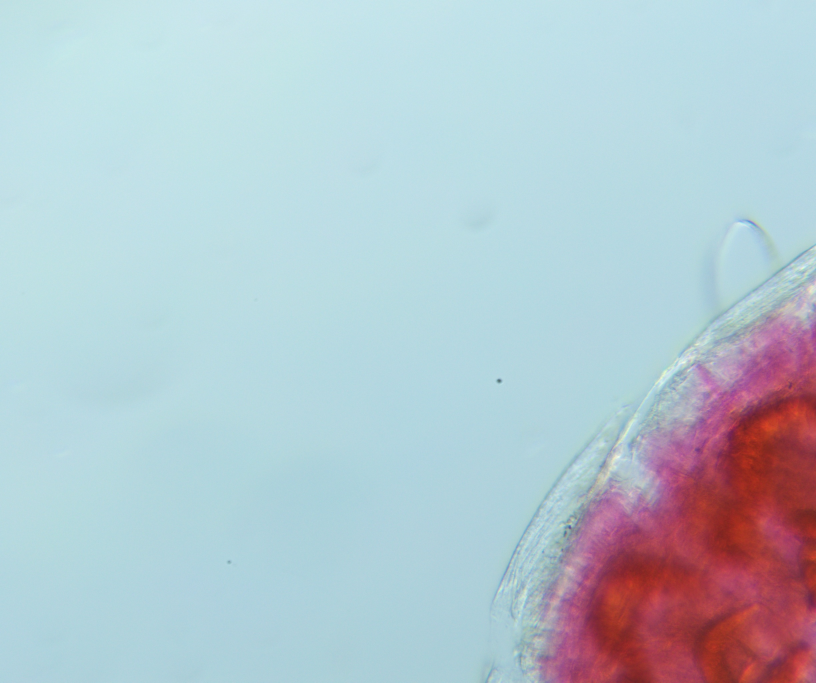
#> input picture snapshots/snapshot_20250930_101356.jpg, 2448 x 2048 px, given in place of tile_0_0.tif, which was not available (shown at 1/3 size)
$ jupyter execute Stitching.ipynb
#> lines starting #> are read from the running program, lines starting #| are printed output that depends on the picture; pictures that were not available may be replaced by others from this repository, and a replacement may not be noted
#> (reads metadata.json from the repository)
[cell 1]
# Import library yang dibutuhkan
import json
import networkx as nx
import matplotlib.pyplot as plt

print("Library siap digunakan!")

[cell 2]
def create_adjacency_graph_FINAL(metadata):
    """
    Fungsi FINAL untuk membuat adjacency graph.
    Menggunakan logika Bounding Box Overlap yang benar.
    """
    G = nx.Graph()
    tiles = metadata['image_tiles']

    # Asumsi PENTING:
    # Fungsi ini mengasumsikan bahwa 'position_x_um' dan 'position_y_um'
    # di metadatamu sebenarnya adalah posisi dalam satuan PIKSEL, bukan mikron.
    # Ini berdasarkan angka-angka yang kita lihat sebelumnya (misal, 1884px).

    # Tambahkan semua tile sebagai node, simpan data pentingnya
    for tile in tiles:
        G.add_node(
            tile['file_name'],
            pos_x=tile['position_x_um'],
            pos_y=tile['position_y_um'],
            width=tile['width_pixels'],
            height=tile['height_pixels']
        )

    # Iterasi untuk mencari tumpang tindih
    list_of_nodes = list(G.nodes(data=True))
    for i in range(len(list_of_nodes)):
        for j in range(i + 1, len(list_of_nodes)):
            # Ambil data node A dan B
            node_a_name, data_a = list_of_nodes[i]
            node_b_name, data_b = list_of_nodes[j]

            # LOGIKA DETEKSI OVERLAP YANG BENAR
            # Dua kotak tumpang tindih jika kondisi ini terpenuhi di kedua sumbu (X dan Y)
            x_overlap = (data_a['pos_x'] < data_b['pos_x'] + data_b['width']) and \
                        (data_a['pos_x'] + data_a['width'] > data_b['pos_x'])

            y_overlap = (data_a['pos_y'] < data_b['pos_y'] + data_b['height']) and \
                        (data_a['pos_y'] + data_a['height'] > data_b['pos_y'])

            # Jika tumpang tindih di kedua sumbu, buat koneksi
            if x_overlap and y_overlap:
                G.add_edge(node_a_name, node_b_name)

    return G

print("Fungsi 'create_adjacency_graph_FINAL' (versi paling benar) siap.")

[cell 3]
# Pastikan nama file JSON sesuai dengan file sampeyan
nama_file_metadata = 'metadata.json' # <-- Ganti jika nama file beda

# Baca file metadata asli sampeyan
with open(nama_file_metadata, 'r') as f:
    loaded_metadata = json.load(f)

# Buat grafnya menggunakan FUNGSI YANG SUDAH DIPERBAIKI!
adjacency_graph = create_adjacency_graph_FINAL(loaded_metadata)

# Tampilkan informasi dasar tentang graf yang dihasilkan
print("Graf berhasil dibuat!")
print(f"Jumlah Node (tile): {adjacency_graph.number_of_nodes()}")
print(f"Jumlah Edge (hubungan): {adjacency_graph.number_of_edges()}")

# Opsional: Tampilkan beberapa edge pertama jika terlalu banyak
print("\nDaftar Edge (5 pertama):")
for i, edge in enumerate(adjacency_graph.edges()):
    if i >= 5:
        break
    print(edge)

[cell 4]
# Atur ukuran gambar agar lebih besar
plt.figure(figsize=(8, 6))

# Gambar grafnya
nx.draw(adjacency_graph, with_labels=True, node_color='skyblue', node_size=2000, font_size=10, font_weight='bold', edge_color='gray')

plt.title("Visualisasi Tile Adjacency Graph")
plt.show()
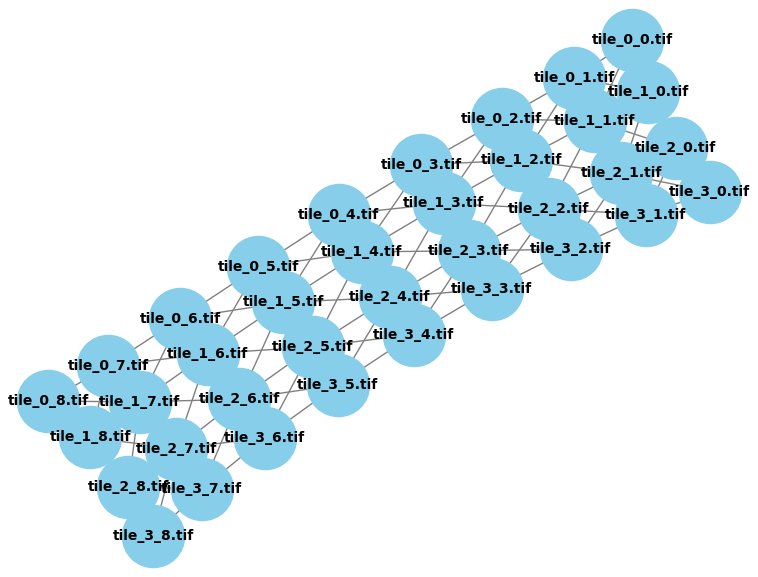
#> figure drawn by matplotlib, 1 panel

[cell 5]
# 1. Membuat dictionary posisi dari atribut node yang sudah kita simpan
# Formatnya: {nama_node: (posisi_x, posisi_y)}
pos = {node: (data['pos_x'], data['pos_y'])
       for node, data in adjacency_graph.nodes(data=True)}

# 2. Mengatur ukuran gambar agar lebih besar dan proporsional
plt.figure(figsize=(12, 8))

# 3. Menggambar graf dengan parameter 'pos'
nx.draw(adjacency_graph,
        pos=pos,  # <-- INI KUNCINYA!
        with_labels=True,
        node_color='skyblue',
        node_size=2000,
        font_size=8,
        width=1.5, # Lebar garis edge
        edge_color='gray')

# 4. (Penting) Membalik sumbu Y agar sesuai dengan layout gambar
# Biasanya (0,0) di plot ada di kiri bawah, sementara di gambar/stage ada di kiri atas
plt.gca().invert_yaxis()
plt.title("Visualisasi Graf dengan Layout Spasial (Posisi Asli)")
plt.show()
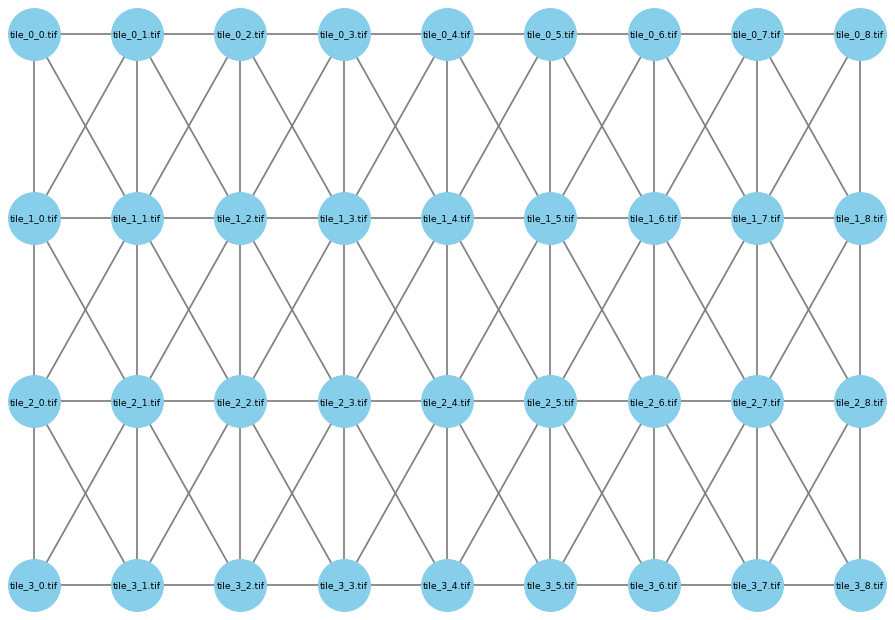
#> figure drawn by matplotlib, 1 panel

[cell 6]
# Melanjutkan dari notebook sebelumnya...
# Library yang sudah ada: json, networkx, matplotlib.pyplot
# Library baru untuk tahap ini:
import os
import cv2
import numpy as np
from skimage.feature import match_template
import random
from tqdm import tqdm

print("Library tambahan untuk pemrosesan gambar siap.")

[cell 7]
import itertools

def get_non_adjacent_pairs(graph, num_pairs):
    """Memilih pasangan node acak yang tidak terhubung di graf."""
#> called with num_pairs = 1000
    nodes = list(graph.nodes())
    existing_edges = set(graph.edges())

    non_adjacent_pairs = []
    # Loop untuk mencari pasangan yang tidak terhubung
    # Ini mungkin tidak efisien untuk graf sangat besar, tapi cukup untuk sekarang
    for pair in itertools.combinations(nodes, 2):
        # Pastikan urutan pair konsisten untuk pengecekan
        sorted_pair = tuple(sorted(pair))
        if sorted_pair not in existing_edges:
            non_adjacent_pairs.append(pair)

    # Ambil sampel acak dari semua pasangan yang tidak terhubung
    if len(non_adjacent_pairs) < num_pairs:
        print(f"Peringatan: Hanya ditemukan {len(non_adjacent_pairs)} pasangan non-adjacent.")
        return non_adjacent_pairs

    return random.sample(non_adjacent_pairs, num_pairs)

print("Fungsi get_non_adjacent_pairs siap.")

[cell 8]
import cv2
from skimage.feature import match_template
import numpy as np

def calculate_ncc_for_pair_FAST(tile1_path, tile2_path, scale_factor=0.25):
    """
    Versi CEPAT dari fungsi sebelumnya.
    Gambar akan dikecilkan terlebih dahulu (faktor 0.25 = 1/4 ukuran) sebelum dihitung NCC-nya.
    """
#> called with scale_factor = 0.25
    try:
        image = cv2.imread(tile1_path, cv2.IMREAD_GRAYSCALE)
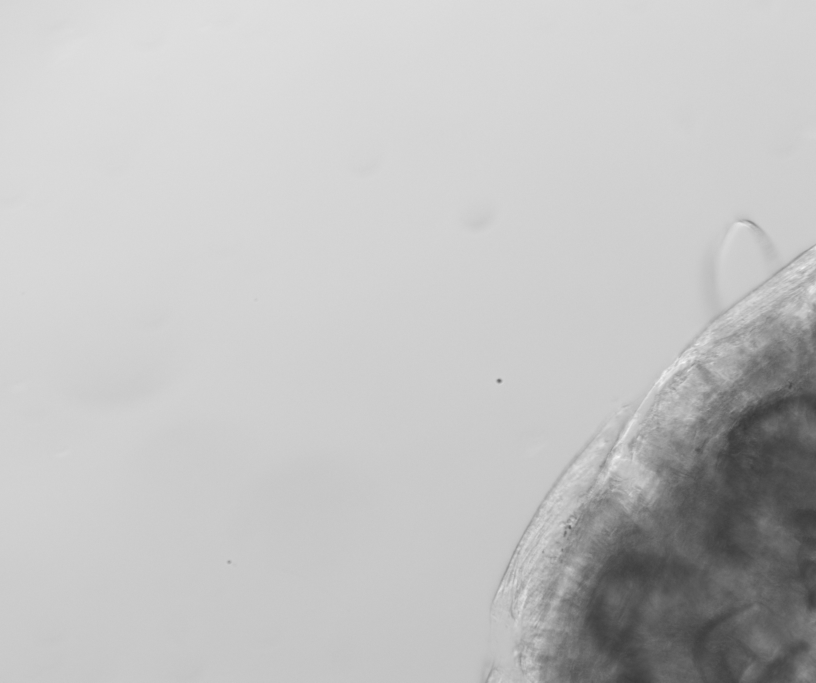
#> image: shape (2048, 2448) (shown at 1/3 size); min 55, max 248, mean 193.9
        template_full = cv2.imread(tile2_path, cv2.IMREAD_GRAYSCALE)
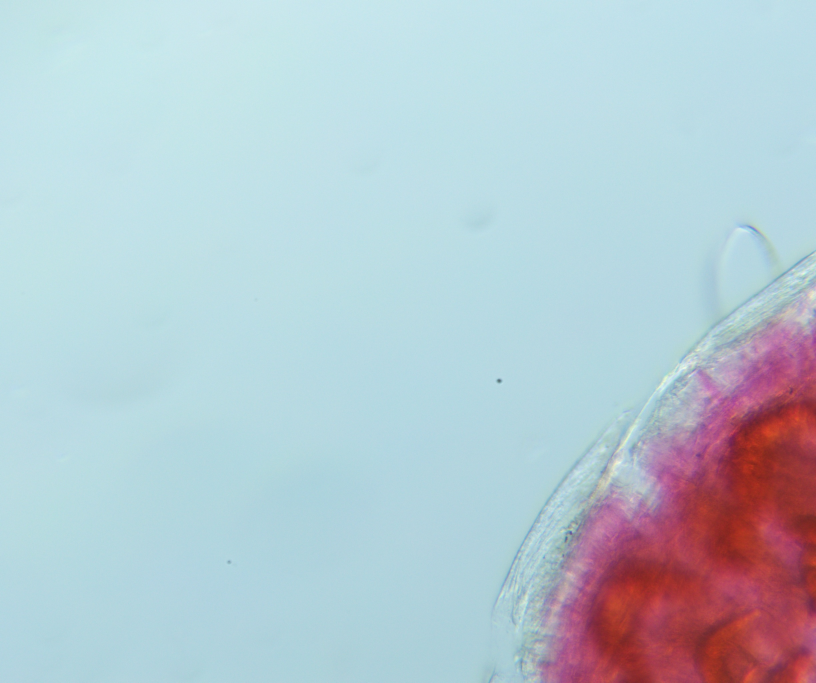
#> input picture snapshots/snapshot_20250930_102532.jpg, 2448 x 2048 px, given in place of tile_0_2.tif, which was not available (shown at 1/3 size)
#> template_full: shape (2048, 2448); min 55, max 249, mean 195.7

        if image is None or template_full is None:
            # Jika path folder salah, pastikan variabel IMAGE_FOLDER sudah benar
            return 0.0

        # --- OPTIMASI: Perkecil ukuran gambar ---
        small_image = cv2.resize(image, (0, 0), fx=scale_factor, fy=scale_factor,
                                 interpolation=cv2.INTER_AREA)
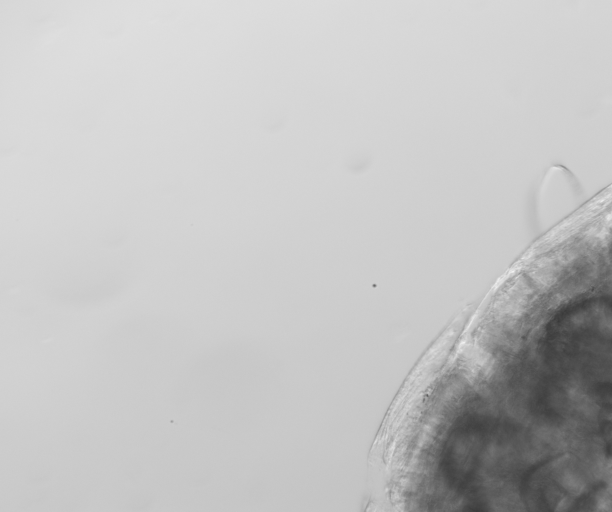
#> small_image: shape (512, 612); min 57, max 241, mean 193.9
        small_template_full = cv2.resize(template_full, (0, 0), fx=scale_factor, fy=scale_factor,
                                         interpolation=cv2.INTER_AREA)

        # Ambil patch dari gambar yang sudah dikecilkan
        h, w = small_template_full.shape
#> h = 512; w = 612
        ph, pw = h // 4, w // 4
#> ph = 128; pw = 153
        template_patch = small_template_full[ph:h-ph, pw:w-pw]
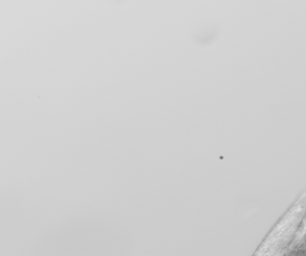
#> template_patch: shape (256, 306); min 103, max 221, mean 207.9

        result = match_template(small_image, template_patch)
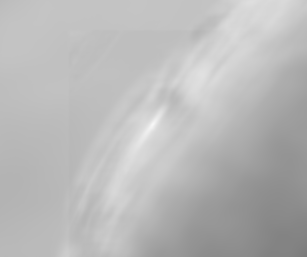
#> result: shape (257, 307) float64; min 0.481, max 0.972, mean 0.725

        return np.max(result)

    except Exception as e:
        return 0.0

print("Fungsi CEPAT 'calculate_ncc_for_pair_FAST' siap.")

[cell 9]
import time

NUM_PAIRS_FOR_TEST = 1000
IMAGE_FOLDER = r'D:\Stitch\bilinear_stitching_20250929_093751'

# Pastikan variabel 'adjacency_graph' dan 'IMAGE_FOLDER' sudah benar
# IMAGE_FOLDER harus berisi path ke gambar aslimu, misal 'data_mikroskop'

# Kita akan menyimpan hasil ke variabel baru
ncc_scores_fast = []
# Menggunakan bad_pairs yang sama dari sebelumnya (630 pasangan)

bad_pairs = get_non_adjacent_pairs(adjacency_graph, NUM_PAIRS_FOR_TEST)

print(f"Menghitung skor NCC untuk {len(bad_pairs)} pasangan (versi CEPAT)...")

# Mulai hitung waktu
start_time = time.time()

for pair in tqdm(bad_pairs):
    path1 = os.path.join(IMAGE_FOLDER, pair[0])
    path2 = os.path.join(IMAGE_FOLDER, pair[1])

    score = calculate_ncc_for_pair_FAST(path1, path2)
#> score = 0.972
    ncc_scores_fast.append(score)

# Selesai hitung waktu
end_time = time.time()
time_fast_res_seconds = end_time - start_time

print("Perhitungan skor versi CEPAT selesai.")

# Hitung threshold dan simpan di variabel baru
threshold_fast = np.percentile(ncc_scores_fast, 99)

print("\n--- HASIL (VERSI CEPAT) ---")
print(f"Waktu Eksekusi: {time_fast_res_seconds:.2f} detik")
print(f"Ambang Batas NCC (Persentil ke-99) adalah: {threshold_fast:.4f}")
